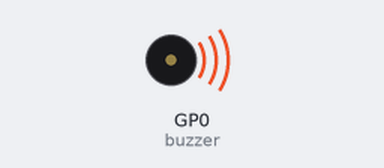
A program run on a simulated Raspberry Pi Pico running CircuitPython. Parts: buzzer (waves = sounding). At 7.1 s the program ends and the board releases its pins; the recording ends there.

Above: at 0.1 s.
At 5.1 s:
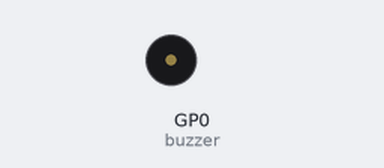
Timing chart, 0 to 7.1 s (numbered marks = the images above):
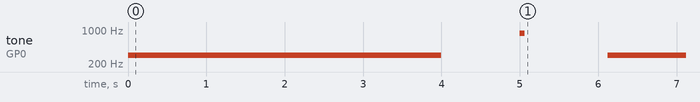

The program:

buzzer.py
```python
import time
import board
import pwmio


buzzer = pwmio.PWMOut(board.GP0, variable_frequency=True)
buzzer.duty_cycle = 2**15

def toneSucces():

    buzzer.duty_cycle=2**15
    buzzer.frequency = 850
    time.sleep(0.06)
    buzzer.duty_cycle=0
    time.sleep(0.06)

def toneFail():

    buzzer.duty_cycle=2**15
    buzzer.frequency = 300
    time.sleep(1)
    buzzer.duty_cycle=0

def ToneBuzz():
    buzzer.duty_cycle = 2**14
    buzzer.frequency = 300
    time.sleep(4)
    buzzer.duty_cycle = 0

ToneBuzz()

time.sleep(1)

toneSucces()

time.sleep(1)

toneFail()
```

Measured:
- by itself, tone on GP0 (buzzer): plays 300 Hz for 4.0 s, 850 Hz for 0.06 s, 300 Hz for 1.0 s
